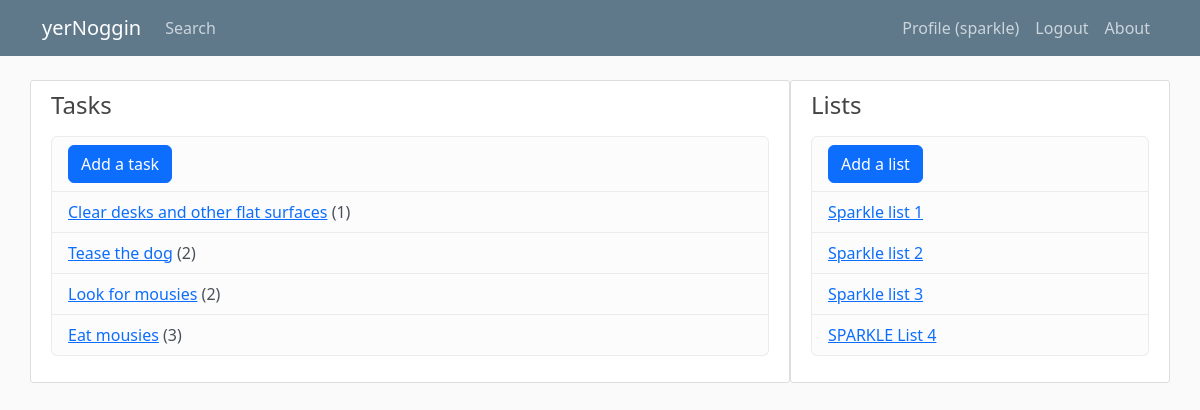
The app's page / (signed in) with its own data.
### tasks/models.py (models this page shows, shortened)
class Task(models.Model):
	PRIORITIES = (
		(1, 'First thing'),
		(2, 'ASAP'),
		(3, 'Soon'),
		(4, 'Whenever'),
	)
	name = models.CharField(max_length=60)
	notes = models.TextField(blank=True)
	date_added = models.DateTimeField(auto_now_add=True)
	user_date = models.DateTimeField(blank=True, null=True)
	priority = models.IntegerField(choices=PRIORITIES, default=3)
	url = models.URLField(blank=True, null=True)
	lists = models.ManyToManyField(List, related_name='tasks')
	owner = models.ForeignKey(User, on_delete=models.CASCADE)
	class Meta:
		ordering = ['priority', '-date_added']

class List(models.Model):
	name = models.CharField(max_length=20)
	display_order = models.IntegerField(default=1)
	owner = models.ForeignKey(User, on_delete=models.CASCADE)
	class Meta:
		ordering = ['display_order']

### tasks/views.py (the view)
# urls.py: 2. Add a URL to urlpatterns:  path('', views.home, name='home')
@login_required
def home(request):
	context = {
	'lists': List.objects.filter(owner=request.user),
	'tasks': Task.objects.filter(owner=request.user),
	}
	return render(request, 'tasks/home.html', context)

### tasks/templates/tasks/home.html (shortened to what this page needs)
{% extends 'tasks/base.html' %}

### tasks/templates/tasks/base.html (shortened to what this page needs)
{% load static %}
<!DOCTYPE html>
<html lang="en">
<head>
	<link href="https://cdn.jsdelivr.net/npm/bootstrap@5.3.0-alpha1/dist/css/bootstrap.min.css" rel="stylesheet">
	<link rel="stylesheet" type="text/css" href="{% static 'tasks/main.css' %}">
</head>
<body>
	<header class="site-header">
		<nav class="navbar navbar-expand-md navbar-dark bg-steel fixed-top">
			<div class="container">
				<a class="navbar-brand mr-4" href="{% url 'tasks-home' %}">yerNoggin</a>
				<div class="collapse navbar-collapse" id="navbarToggle">
					<div class="navbar-nav me-auto">
						<a class="nav-item nav-link" href="{% url 'tasks-search' %}">Search</a>
					</div>
					<div class="navbar-nav">
						{% if user.is_authenticated %}
						<a class="nav-item nav-link" href="{% url 'profile' %}">Profile ({{ user.username }})</a>
						<a class="nav-item nav-link" href="{% url 'logout' %}">Logout</a>
						{% else %}
						<a class="nav-item nav-link" href="{% url 'login' %}">Login</a>
						<a class="nav-item nav-link" href="{% url 'register' %}">Register</a>
						{% endif %}
						<a class="nav-item nav-link" href="{% url 'tasks-about' %}">About</a>
					</div>
				</div>
			</div>
		</nav>
	</header>
	<main role="main" class="container">
		<div class="row">
			<div class="content-section col-md-8">
				<h4>Tasks</h4>
				<p class='text-muted'>
					<ul class="list-group">
						<li class="list-group-item list-group-item-light"><a class="btn btn-primary me-2" href="{% url 'new-task' %}">Add a task</a></li>
						{% for task in tasks %}
						<li class="list-group-item list-group-item-light">
						<a href="{% url 'tasks-task' task.id %}">{{ task.name }}</a> ({{task.priority}}{% if task.user_date %}, {{ task.user_date|date:'F j, Y' }}{% endif %})</li>{% endfor %}
					</ul>
				</p>
			</div>
			<div class="content-section col-md-4">
				<h4>Lists</h4>
				<p class='text-muted'>
					<ul class="list-group">
						<li class="list-group-item list-group-item-light"><a class="btn btn-primary me-2" href="{% url 'new-list' %}">Add a list</a></li>
						{% for list in lists %}
						<li class="list-group-item list-group-item-light">
						<a href="{% url 'tasks-list' list.id %}">{{ list.name }}</a></li>
						{% endfor %}
					</ul>
				</p>
			</div>
		</div>
	</main>
</body>
</html>

### tasks/static/tasks/main.css (style rules this page uses)
body { background: #fafafa; color: #333333; margin-top: 5rem; }
h1, h2, h3, h4, h5, h6 { color: #444444; }
ul { margin: 0; }
.bg-steel { background-color: #5f788a; }
.site-header .navbar-nav .nav-link { color: #cbd5db; }
.content-section { background: #ffffff; padding: 10px 20px; border: 1px solid #dddddd; border-radius: 3px; margin-bottom: 20px; }

### records on screen
Task: name "Clear desks and other flat surfaces", priority "1"
Task: name "Tease the dog", priority "2"
Task: name "Look for mousies", priority "2"
Task: name "Eat mousies", priority "3"
List: name "Sparkle list 1"
List: name "Sparkle list 2"
List: name "Sparkle list 3"
List: name "SPARKLE List 4"

### other values on screen
{{ user.username }} "sparkle"
